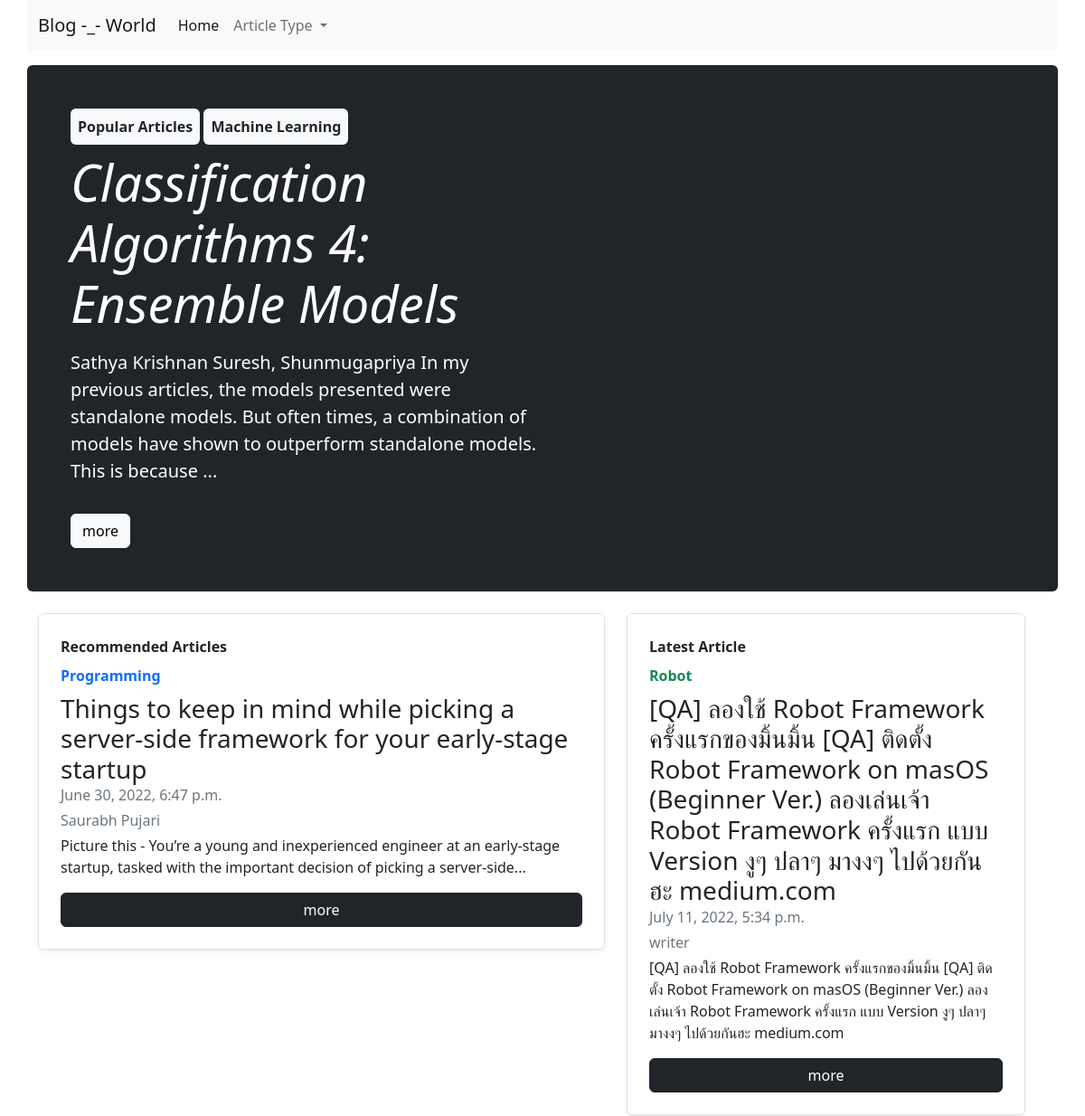
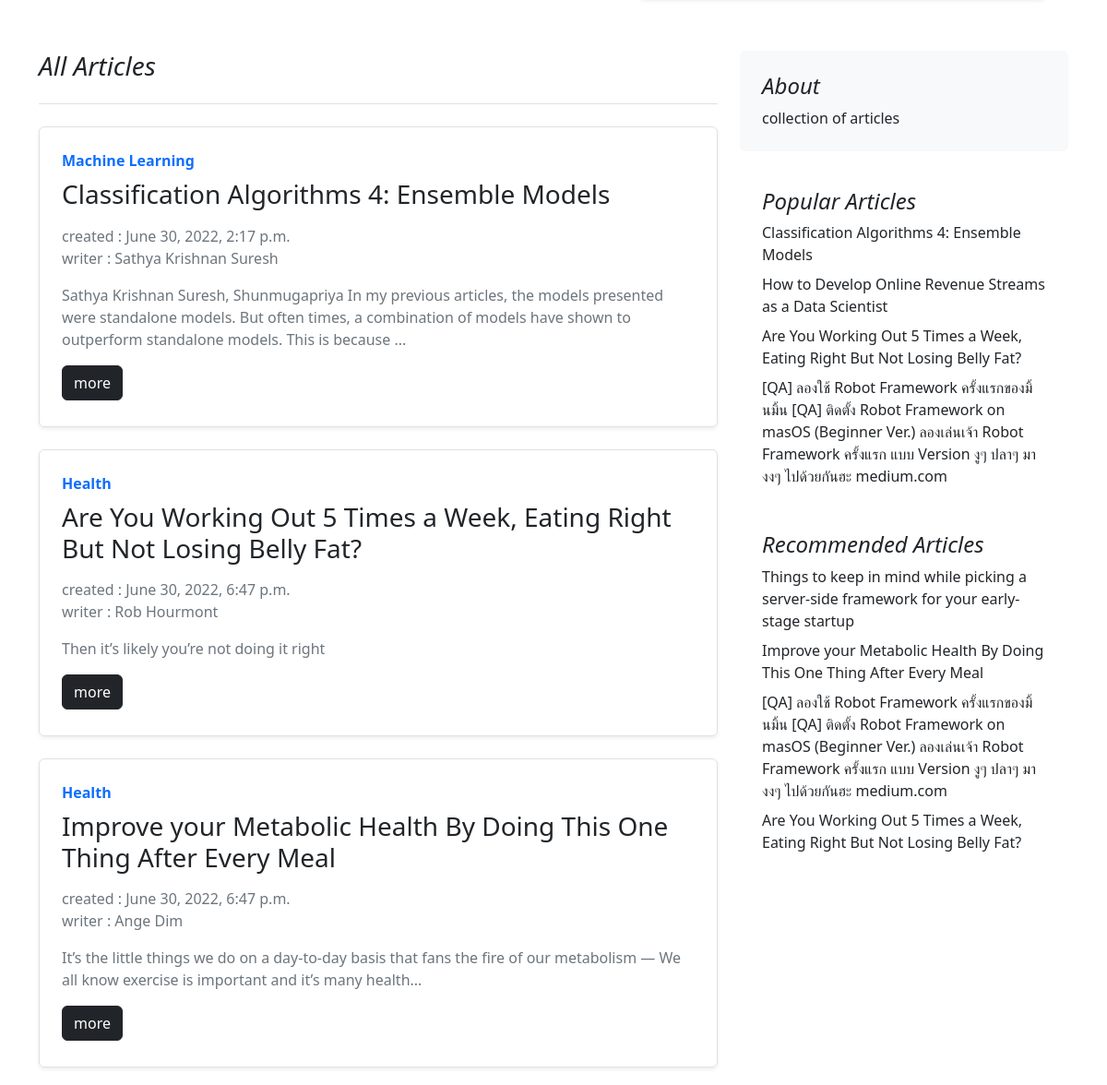
The app's page / (upper part), older data (2 pictures, top to bottom).
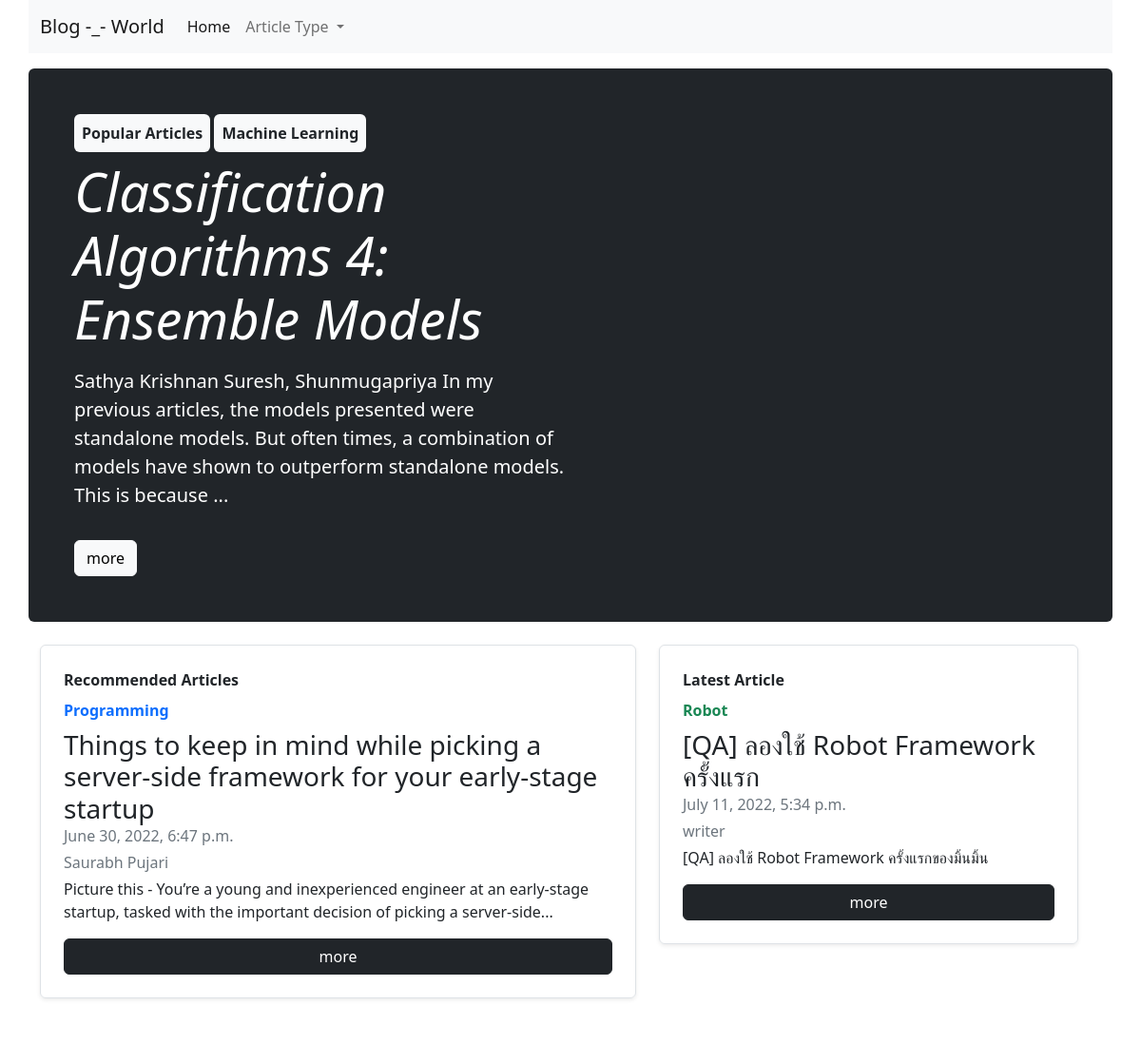
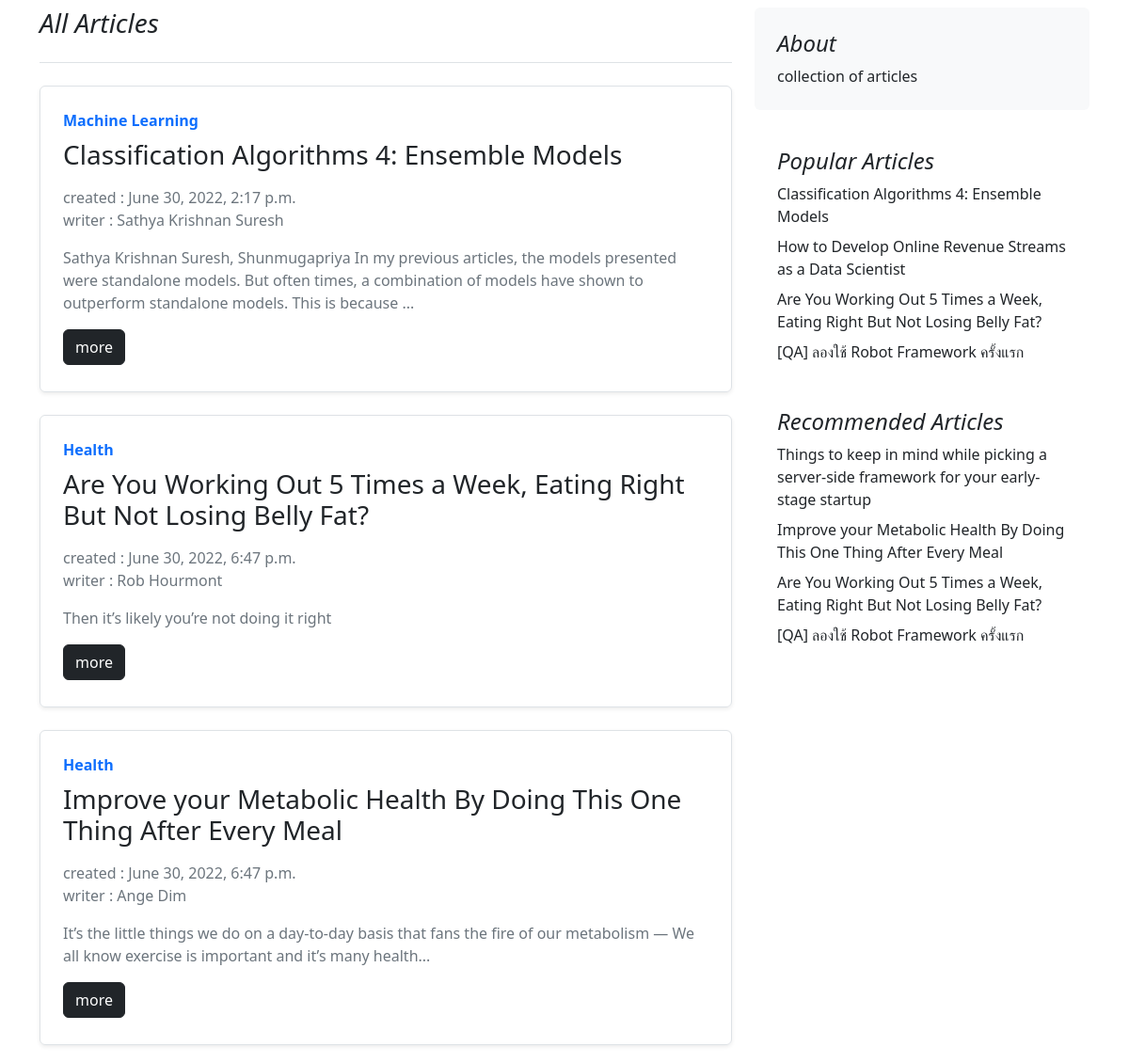
The same page, newer data (2 pictures, top to bottom).
### blog/models.py (models this page shows, shortened)
class Blogs(models.Model) :
    name = models.CharField(max_length=255)
    description = models.TextField()
    content = models.TextField()
    category = models.ForeignKey(Category,on_delete=models.CASCADE)
    writer = models.CharField(max_length=255)
    views = models.IntegerField(default=0)
    created = models.DateTimeField(auto_now_add=True)

### category/models.py (models this page shows)
class Category(models.Model) :
    name = models.CharField(max_length=255,unique=True)
    def __str__(self):
        return self.name

### blog/views.py (the view)
# urls.py: path('', index, name='index'),
def index(request):
    blogs = Blogs.objects.all()
    latest = Blogs.objects.all().order_by('-pk')[:4]
    latest_h = Blogs.objects.all().order_by('-pk')[:1]
    popular_h = Blogs.objects.all().order_by('-views')[:1]
    recommend_h = Blogs.objects.all().order_by('views')[:1]
    paginator = Paginator(blogs, 4)
    try:
        page = int(request.GET.get('page', '1'))
    except:
        page = 1
    try:
        blogPerpage = paginator.page(page)
    except(EmptyPage, InvalidPage):
        blogPerpage = paginator.page(paginator.num_pages)
    context = {
        'categories': categories,
        'blogs': blogPerpage,
        'latest': latest,
        'latest_h': latest_h,
        'popular_h': popular_h,
        'popular': popular,
        'recommend': recommend,
        'recommend_h': recommend_h,
    }
    return render(request, 'index.html', context)

### blog/templates/index.html (shortened to what this page needs)
{% extends 'layout.html' %}
{% block content %}
{% for blog in popular_h %}
<div class="p-4 p-md-5 mb-4 text-white rounded bg-dark">
    <div class="col-md-6 px-0">
        <strong class="d-inline-block mb-2 text-dark bg-light rounded p-2">Popular Articles</strong>
        <strong class="d-inline-block mb-2 text-dark bg-light rounded p-2">{{blog.category}}</strong>
        <h1 class="display-4 fst-italic">{{blog.name}}</h1>
        <p class="lead my-3">{{blog.description}}</p>
        <p class="lead mb-0"><a href="{% url 'blogDetail' blog.id %}" class="btn btn-light mt-3">more</a></p>
    </div>
</div>
{% endfor %}
<div class="row mb-2">
    <div class="col-md-7">
        <div class="row g-0 border rounded overflow-hidden flex-md-row mb-4 shadow-sm h-md-250 position-relative">
            {% for blog in recommend_h %}
            <div class="col p-4 d-flex flex-column position-static">
                <strong class="d-inline-block mb-2 text-dark">Recommended Articles</strong>
                <strong class="d-inline-block mb-2 text-primary">{{blog.category}}</strong>
                <h3 class="mb-0">{{blog.name}}</h3>
                <div class="mb-1 text-muted">{{blog.created}}</div>
                <div class="mb-1 text-muted">{{blog.writer}}</div>
                <p class="card-text mb-auto">{{blog.description}}</p>
                <a href="{% url 'blogDetail' blog.id %}" class="btn btn-dark mt-3">more</a>
            </div>
            {% endfor %}
        </div>
    </div>
    <div class="col-md-5">
        <div class="row g-0 border rounded overflow-hidden flex-md-row mb-4 shadow-sm h-md-250 position-relative">
            {% for blog in latest_h %}
            <div class="col p-4 d-flex flex-column position-static">
                <strong class="d-inline-block mb-2 text-dark">Latest Article</strong>
                <strong class="d-inline-block mb-2 text-success">{{blog.category}}</strong>
                <h3 class="mb-0">{{blog.name}}</h3>
                <div class="mb-1 text-muted">{{blog.created}}</div>
                <div class="mb-1 text-muted">{{blog.writer}}</div>
                <p class="mb-auto">{{blog.description}}</p>
                <a href="{% url 'blogDetail' blog.id %}" class="btn btn-dark mt-3">more</a>
            </div>
            {% endfor %}
        </div>
    </div>
</div>
<div class="col-md-8" id="all_articles">
    <h3 class="pb-4 mb-4 fst-italic border-bottom">
        All Articles
    </h3>
    {% for blog in blogs %}
    <div>
        <div class="row g-0 border rounded overflow-hidden flex-md-row mb-4 shadow-sm h-md-250 position-relative">
            <div class="col p-4 d-flex flex-column position-static">
                <strong class="d-inline-block mb-2 text-primary">{{blog.category}}</strong>
                <h3 class="mb-0">{{blog.name}}</h3>
                <div class="mb-1 text-muted">
                    <span class="row mx-0 mt-3">created : {{blog.created}}</span>
                    <span class="row mx-0 mb-3">writer : {{blog.writer}}</span>
                    <p class="card-text mb-auto">{{blog.description}}</p>
                    <a href="{% url 'blogDetail' blog.id %}" class="btn btn-dark mt-3">more</a>
                </div>
            </div>
        </div>
    </div>
    {% endfor %}
</div>
{% endblock %}

### blog/templates/layout.html (shortened to what this page needs)
<!doctype html>
<html lang="en">
<head>
    <link href="https://cdn.jsdelivr.net/npm/bootstrap@5.2.0-beta1/dist/css/bootstrap.min.css" rel="stylesheet"
>
</head>
<body>
    <nav class="navbar navbar-expand-lg bg-light container sticky-top mb-3">
        <div class="container-fluid">
          <a class="navbar-brand" href="/">Blog -_- World</a>
          <div class="collapse navbar-collapse" id="navbarNavDropdown">
            <ul class="navbar-nav">
              <li class="nav-item">
                <a class="nav-link active" aria-current="page" href="/">Home</a>
              </li>
              <li class="nav-item dropdown">
                <a class="nav-link dropdown-toggle" href="#" id="navbarDropdownMenuLink" role="button" data-bs-toggle="dropdown" aria-expanded="false">
                    Article Type
                </a>
              </li>
            </ul>
          </div>
        </div>
      </nav>
    <main class="container">
        <div class="row g-4">
            {% block content %}
            {% endblock %}
            <div class="col-md-4">
                <div class="position-sticky" style="top: 2rem;">
                    <div class="p-4 mb-3 bg-light rounded">
                        <h4 class="fst-italic">About</h4>
                        <p class="mb-0">collection of articles</p>
                    </div>
                    <div class="p-4">
                        <h4 class="fst-italic">Popular Articles</h4>
                        <ol class="list-unstyled mb-0">
                            {% for blog in popular %}
                            <li class="mt-2"><a href="{% url 'blogDetail' blog.id %}" class="text-dark text-decoration-none">{{blog.name}}</a></li>
                            {% endfor %}
                        </ol>
                    </div>
                    <div class="p-4">
                        <h4 class="fst-italic">Recommended Articles</h4>
                        <ol class="list-unstyled">
                            {% for blog in recommend %}
                            <li class="mt-2"><a href="{% url 'blogDetail' blog.id %}" class="text-dark text-decoration-none">{{blog.name}}</a></li>
                            {% endfor %}
                        </ol>
                    </div>
                </div>
            </div>
        </div>
    </main>
</body>
</html>

Row changes from the older to the newer data that the page shows:
changed Blogs "writer": name "[QA] ลองใช้ Robot Framework ครั้งแรกของมิ้นมิ้น [QA] ติดตั้ง Robot Framework on masOS (Beginner Ver.) ลองเล่นเจ้า Robot Framework ครั้งแรก แบบ Version งูๆ ปลาๆ มางงๆ ไปด้วยกันฮะ medium.com" → "[QA] ลองใช้ Robot Framework ครั้งแรก"; description "…ลองใช้ Robot Framework ครั้งแรกของมิ้นมิ้น [QA] ติดตั้ง Robot Framework on masOS (Beginner Ver.) ลองเล่นเจ้า Robot Framework ครั้งแรก แบบ Version งูๆ ปลาๆ มางงๆ ไปด้วยกันฮะ medium.com" → "[QA] ลองใช้ Robot Framework ครั้งแรกของมิ้นมิ้น"
changed Blogs "Are You Working Out 5 Times a Week, Eating Right But Not Losing Belly Fat?": moves up the list
